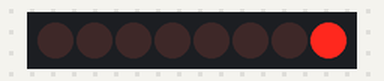
Bench run of a sketch on a simulated Arduino Uno, built with avr-gcc and run on an emulated ATmega328P. Shown: 8 shift-register outputs drawn as a row of LEDs (first output left, lit = HIGH). Wiring (inferred from the names in the program): shift register (74HC595): data pin 11; shift clock pin 12; latch pin 8. Wiring (inferred from the signals the program sends): row of LEDs: on Q0, Q1, Q2, Q3, Q4, Q5, Q6, Q7. What the sketch prints to the serial monitor is not drawn.

Above: at 0.05 s.
At 2.12 s:
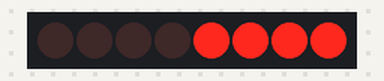
At 3.02 s:
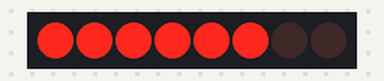
At 4.1 s:
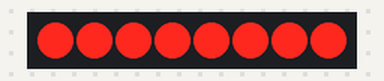
At 5.1 s:
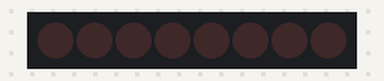
At 6.0 s:
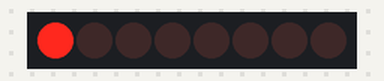
Timing chart, 0 to 6.8 s (numbered marks = the images above):
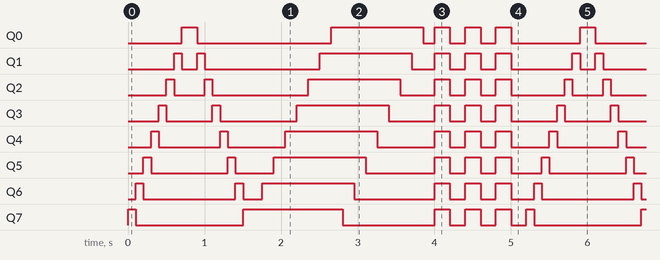

The sketch:

shift-register-led.ino
```cpp
// 74HC595 Shift Register — LED Chase Pattern
// 3 Arduino pins control 8 LEDs via the shift register

const int dataPin = 11;    // DS (pin 14 du 74HC595)
const int clockPin = 12;   // SHCP (pin 11 du 74HC595)
const int latchPin = 8;    // STCP (pin 12 du 74HC595)

void envoyer(byte valeur) {
  digitalWrite(latchPin, LOW);
  shiftOut(dataPin, clockPin, MSBFIRST, valeur);
  digitalWrite(latchPin, HIGH);
}

void setup() {
  pinMode(dataPin, OUTPUT);
  pinMode(clockPin, OUTPUT);
  pinMode(latchPin, OUTPUT);
  Serial.begin(9600);
  Serial.println("74HC595 LED Chase ready");
}

void loop() {
  // Pattern 1 : Chase aller
  for (int i = 0; i < 8; i++) {
    envoyer(1 << (7 - i));
    delay(100);
  }

  // Pattern 2 : Chase retour
  for (int i = 0; i < 8; i++) {
    envoyer(1 << i);
    delay(100);
  }

  // Pattern 3 : Remplissage progressif
  byte valeur = 0;
  for (int i = 7; i >= 0; i--) {
    valeur |= (1 << i);
    envoyer(valeur);
    delay(150);
  }

  // Pattern 4 : Vidage progressif
  for (int i = 7; i >= 0; i--) {
    valeur &= ~(1 << i);
    envoyer(valeur);
    delay(150);
  }

  // Pattern 5 : Clignotement toutes
  for (int j = 0; j < 3; j++) {
    envoyer(B11111111);
    delay(200);
    envoyer(B00000000);
    delay(200);
  }
}
```

Measured:
- by itself, Q0: repeats every 5.2 s: LOW 1.8 s, HIGH 1.2 s, LOW 0.15 s, 2 × (HIGH 0.20 s, LOW 0.20 s), HIGH 0.20 s, LOW 0.90 s, HIGH 0.20 s
- by itself, Q7: repeats every 5.2 s: LOW 1.4 s, HIGH 1.3 s, LOW 1.2 s, 3 × (HIGH 0.20 s, LOW 0.20 s), HIGH 0.10 s
- by itself, Q6: repeats every 5.2 s: LOW 1.2 s, HIGH 0.10 s, LOW 0.25 s, HIGH 1.2 s, LOW 1.1 s, 2 × (HIGH 0.20 s, LOW 0.20 s), HIGH 0.20 s, LOW 0.30 s, HIGH 0.10 s
- by itself, Q1: repeats every 5.2 s: LOW 0.20 s, HIGH 0.10 s, LOW 1.5 s, HIGH 1.2 s, LOW 0.30 s, 2 × (HIGH 0.20 s, LOW 0.20 s), HIGH 0.20 s, LOW 0.80 s, HIGH 0.10 s
